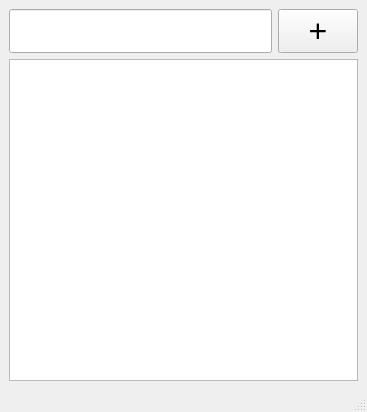
<?xml version="1.0" encoding="UTF-8"?>
<ui version="4.0">
 <class>MainWindow</class>
 <widget class="QMainWindow" name="MainWindow">
  <property name="geometry">
   <rect>
    <x>0</x>
    <y>0</y>
    <width>367</width>
    <height>412</height>
   </rect>
  </property>
  <property name="windowTitle">
   <string>MainWindow</string>
  </property>
  <widget class="QWidget" name="centralwidget">
   <layout class="QVBoxLayout" name="verticalLayout">
    <item>
     <layout class="QGridLayout" name="gl_tasks">
      <property name="sizeConstraint">
       <enum>QLayout::SetFixedSize</enum>
      </property>
     </layout>
    </item>
    <item>
     <layout class="QHBoxLayout" name="horizontalLayout">
      <property name="sizeConstraint">
       <enum>QLayout::SetMinimumSize</enum>
      </property>
      <item>
       <widget class="QLineEdit" name="tb_new_task_title">
        <property name="font">
         <font>
          <pointsize>24</pointsize>
         </font>
        </property>
       </widget>
      </item>
      <item>
       <widget class="QPushButton" name="btn_new_task">
        <property name="font">
         <font>
          <pointsize>24</pointsize>
         </font>
        </property>
        <property name="text">
         <string>+</string>
        </property>
       </widget>
      </item>
     </layout>
    </item>
    <item>
     <widget class="QTextEdit" name="tb_new_task_description"/>
    </item>
   </layout>
  </widget>
  <widget class="QMenuBar" name="menubar">
   <property name="geometry">
    <rect>
     <x>0</x>
     <y>0</y>
     <width>367</width>
     <height>24</height>
    </rect>
   </property>
  </widget>
  <widget class="QStatusBar" name="statusbar"/>
 </widget>
 <resources/>
 <connections/>
</ui>
